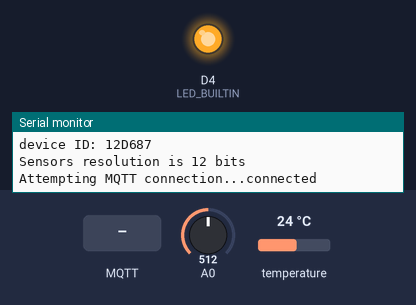
Recording of a sketch running on a simulated ESP8266 (Wemos D1 mini). On the bench: output pins drawn as LEDs (lit = HIGH, except the on-board LED, lit = LOW), the last lines printed to the serial monitor. The test bench sets the inputs (shaded band); at power-on: A0 = 512, temperature 24 °C. WiFi joins after 1.5 s; servers stay silent unless stated; random numbers use the default seed unless the sketch sets one; no MQTT or app messages arrive unless stated.

Above: at 2.7 s.
2.8 s: MQTT message "myesp8266" arrives on the first subscribed topic
At 4.0 s:
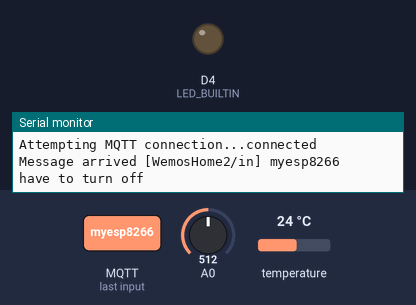
4.3 s: MQTT message "1" arrives on the first subscribed topic
At 5.2 s:
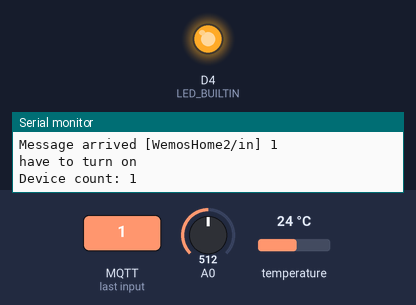
5.8 s: MQTT message "0" arrives on the first subscribed topic
At 6.3 s:
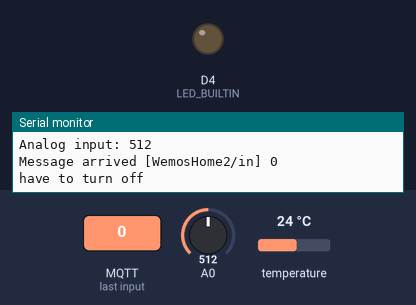
Timing chart, 0 to 8.8 s (numbered marks = the images above; inputs shaded):
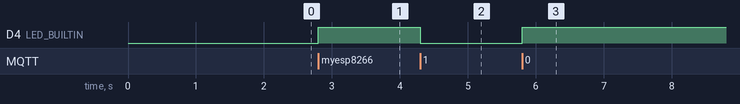

The sketch:

WemosOTA_mqtt_ds18b20.ino
```cpp
#include <ESP8266WiFi.h>  // WiFi
#include <WiFiClient.h>   // MQTT
#include <PubSubClient.h> // MQTT
#include <ESP8266mDNS.h>  // O
#include <WiFiUdp.h>      // T
#include <ArduinoOTA.h>   // A
#include <OneWire.h>      // For DallasTemperature.h
#include <DallasTemperature.h>

// Network credentials
const char* ssid = "Xiaomi_1662";
const char* password = "Xiaomi_1662";
// MQTT credentails
const char* deviceName =    "WemosHome2";
const char* willTopic =     "WemosHome2/will";
const char* inTopic =       "WemosHome2/in";
const char* d1Topic =       "WemosHome2/D1";
const char* d2Topic =       "WemosHome2/D2";
const char* d3Topic =       "WemosHome2/D3";
const char* d4Topic =       "WemosHome2/D4";
const char* d5Topic =       "WemosHome2/D5";
const char* d6Topic =       "WemosHome2/D6";
const char* d7Topic =       "WemosHome2/D7";
const char* d8Topic =       "WemosHome2/D8";
const char* d9Topic =       "WemosHome2/D9";
const char* a0Topic =       "WemosHome2/A0";
const char* shttTopic =     "WemosHome2/SHTT";
const char* shthTopic =     "WemosHome2/SHTH";
const char* shtdTopic =     "WemosHome2/SHTD";
const char* mqtt_server =   "virsi.mooo.com";
WiFiClient espClient;
PubSubClient client(espClient);

// DallasTemperature sensors
#define ONE_WIRE_BUS 0 //D3
OneWire oneWire(ONE_WIRE_BUS);
DallasTemperature sensorsDS18B20(&oneWire);

// For mqtt_sendmsg()
long lastMsg = 0;
int timeBetweenSendMsg = 5000;

void setup()  {
  pinMode(LED_BUILTIN, OUTPUT);
  Serial.begin(115200);
  Serial.println("Booting");
  Serial.println(deviceName);
  setupWiFi();
  setupArduinoOTA();
  setupMQTT();
  setupSensorsDS18B20();
}

void loop() {
  ArduinoOTA.handle();
  MQTTHandle();
}

void setupWiFi() {
  WiFi.mode(WIFI_STA);
  WiFi.begin(ssid, password);
  while (WiFi.waitForConnectResult() != WL_CONNECTED) {
    Serial.println("Connection Failed! Rebooting...");
    delay(5000);
    ESP.restart();
  }
}

void setupArduinoOTA() {
  // Port defaults to 8266
  // ArduinoOTA.setPort(8266);

  // Hostname defaults to esp8266-[ChipID]
  // ArduinoOTA.setHostname("myesp8266");

  // No authentication by default
  // ArduinoOTA.setPassword((const char *)"123");

  ArduinoOTA.onStart([]() {
    Serial.println("Start");
  });
  ArduinoOTA.onEnd([]() {
    Serial.println("\nEnd");
  });
  ArduinoOTA.onProgress([](unsigned int progress, unsigned int total) {
    Serial.printf("Progress: %u%%\r", (progress / (total / 100)));
  });
  ArduinoOTA.onError([](ota_error_t error) {
    Serial.printf("Error[%u]: ", error);
    if (error == OTA_AUTH_ERROR) Serial.println("Auth Failed");
    else if (error == OTA_BEGIN_ERROR) Serial.println("Begin Failed");
    else if (error == OTA_CONNECT_ERROR) Serial.println("Connect Failed");
    else if (error == OTA_RECEIVE_ERROR) Serial.println("Receive Failed");
    else if (error == OTA_END_ERROR) Serial.println("End Failed");
  });
  ArduinoOTA.begin();
  Serial.println("Ready");
  Serial.print("IP address: ");
  Serial.println(WiFi.localIP());
  Serial.print("device ID: ");
  Serial.println(ESP.getChipId(),HEX);
}

void setupMQTT(){
  client.setServer(mqtt_server, 1883);
  client.setCallback(callback);
}

void setupSensorsDS18B20(){
  sensorsDS18B20.begin();
  sensorsDS18B20.setResolution(12);
  Serial.print("Sensors resolution is ");
  Serial.print(sensorsDS18B20.getResolution());
  Serial.println(" bits");
}

void MQTTHandle(){
  if (WiFi.status() == WL_CONNECTED){
    if (!client.connected()) {
      reconnect();
    }
    if (client.connected()) {
      mqtt_sendmsg();
    }
  }
}

void reconnect() {
  // Loop until we're reconnected
  while (!client.connected()) {
    Serial.print("Attempting MQTT connection...");
    // Create a random client ID
    String clientId = "ESP8266Client-";
    clientId += String(random(0xffff), HEX);

    // Attempt to connect
    if (client.connect(clientId.c_str(),willTopic,2,false,"-999")) {
      Serial.println("connected");
      // Once connected, publish an announcement...
      client.publish("outTopic", "hello world");
      // ... and resubscribe
      client.subscribe(inTopic);

    } else {
      Serial.print("failed, rc=");
      Serial.print(client.state());
      Serial.println(" try again in 5 seconds");
      // Wait 5 seconds before retrying
      delay(5000);
    }
  }
}

void callback(char* topic, byte* payload, unsigned int length) {
  Serial.print("Message arrived [");
  Serial.print(topic);
  Serial.print("] ");
  for (int i = 0; i < length; i++) {
    Serial.print((char)payload[i]);
  }
  Serial.println();

  // Switch on the LED if an 1 was received as first character
  if ((char)payload[0] == '1') {
    digitalWrite(LED_BUILTIN, LOW);
    Serial.println("have to turn on");// Turn the LED on (Note that LOW is the voltage level
    // but actually the LED is on; this is because
    // it is acive low on the ESP-01)
  } else {
    digitalWrite(LED_BUILTIN, HIGH);  // Turn the LED off by making the voltage HIGH
  Serial.println("have to turn off"); }

}

void mqtt_sendmsg(){
client.loop();


  long now = millis();
  if (now - lastMsg > timeBetweenSendMsg) {
    lastMsg = now;


    int deviceCount  = sensorsDS18B20.getDeviceCount();
    Serial.print("Device count: ");
    Serial.println(deviceCount);
    if(deviceCount == 0){
      Serial.println("No DS18B20 sensors detected");
    }
    if(deviceCount != 0){
      sensorsDS18B20.requestTemperatures();
      for (uint8_t i = 0; i < deviceCount; i++){
        char buf[20];
        float ds18b20 = (sensorsDS18B20.getTempCByIndex(i)) * 100;
        itoa(ds18b20, buf, 10);
        Serial.print("Temperature ");
        Serial.print(i+1);
        Serial.print(": ");
        Serial.println(ds18b20 / 100);

        switch (i){
          case 0:
            client.publish(d1Topic, buf);
            break;
          case 1:
            client.publish(d2Topic, buf);
            break;
          case 2:
            client.publish(d3Topic, buf);
            break;
        }
      }
    }


//
//    itoa(sensors.getDeviceCount(), buf, 10);
//    client.publish(d9Topic, buf);
//
//    temperature = -127;
//    humidity = -127;
//    dewpoint = -127;
//    tempSensor.measure(&temperature, &humidity, &dewpoint);
//    itoa(temperature, buf, 10);
//    client.publish(shttTopic, buf);
//    itoa(humidity, buf, 10);
//    client.publish(shthTopic, buf);
//    itoa(dewpoint, buf, 10);
//    client.publish(shtdTopic, buf);
    char buf[20];
    int a0 = analogRead(A0);
    itoa(a0, buf, 10);
    client.publish(a0Topic, buf);
    Serial.print("Analog input: ");
    Serial.println(a0);
  }
}
```

Measured:
- after the input at 2.8 s, D4 (LED_BUILTIN): LOW → HIGH at once
- after the input at 4.3 s, D4 (LED_BUILTIN): HIGH → LOW at once
- after the input at 5.8 s, D4 (LED_BUILTIN): LOW → HIGH at once
